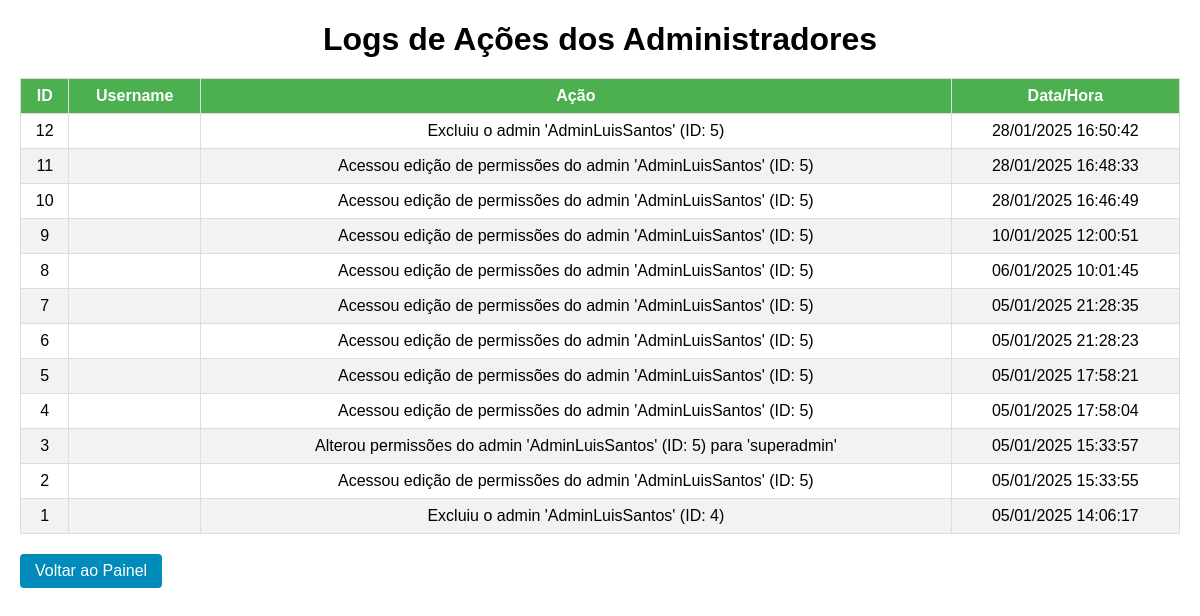
Page /jornal/Weadmin/logs.php (signed in) on the committed database.
### tables this page shows
CREATE TABLE `admin_logs` (
  `id` int(11) NOT NULL,
  `admin_id` int(11) DEFAULT NULL,
  `action` varchar(255) DEFAULT NULL,
  `timestamp` timestamp NOT NULL DEFAULT current_timestamp(),
  `admin_username` varchar(255) DEFAULT NULL
);

### jornal/Weadmin/logs.php (the view, shortened to what this page needs)
<?php
$conn = new mysqli('localhost', 'root', '', 'school_journal');
$query = "
    SELECT id, admin_username, action, timestamp
    FROM admin_logs
    ORDER BY timestamp DESC
";
$result = $conn->query($query);
?>
<!DOCTYPE html>
<html lang="pt">
<head>
</head>
<body>
    <h1>Logs de Ações dos Administradores</h1>
    <?php if ($result && $result->num_rows > 0): ?>
        <table>
            <thead>
                <tr>
                    <th>ID</th>
                    <th>Username</th>
                    <th>Ação</th>
                    <th>Data/Hora</th>
                </tr>
            </thead>
            <tbody>
                <?php while ($log = $result->fetch_assoc()): ?>
                    <tr>
                        <td><?php echo htmlspecialchars($log['id']); ?></td>
                        <td><?php echo htmlspecialchars($log['admin_username']); ?></td>
                        <td><?php echo htmlspecialchars($log['action']); ?></td>
                        <td><?php echo date('d/m/Y H:i:s', strtotime($log['timestamp'])); ?></td>
                    </tr>
                <?php endwhile; ?>
            </tbody>
        </table>
    <?php else: ?>
        <p>Nenhum registro de log encontrado.</p>
    <?php endif; ?>
    <a href="admin_dashboard.php" class="back-btn">Voltar ao Painel</a>
</body>
</html>

### jornal/Weadmin/logs.php (style rules this page uses)
body { font-family: Arial, sans-serif; margin: 20px; }
h1 { text-align: center; margin-bottom: 20px; }
table { width: 100%; border-collapse: collapse; margin-top: 20px; }
table th, table td { border: 1px solid #ddd; text-align: center; padding: 8px; }
table th { background-color: #4CAF50; color: white; }
table tr:nth-child(even) { background-color: #f2f2f2; }
.back-btn { margin-top: 20px; display: inline-block; text-decoration: none; background: #008CBA; color: white; padding: 8px 15px; border-radius: 4px; }

### rows in the picture
admin_logs: id "12", action "Excluiu o admin 'AdminLuisSantos' (ID: 5)", timestamp "28/01/2025 16:50:42"
admin_logs: id "11", action "Acessou edição de permissões do admin 'AdminLuisSantos' (ID: 5)", timestamp "28/01/2025 16:48:33"
admin_logs: id "10", action "Acessou edição de permissões do admin 'AdminLuisSantos' (ID: 5)", timestamp "28/01/2025 16:46:49"
admin_logs: id "9", action "Acessou edição de permissões do admin 'AdminLuisSantos' (ID: 5)", timestamp "10/01/2025 12:00:51"
admin_logs: id "8", action "Acessou edição de permissões do admin 'AdminLuisSantos' (ID: 5)", timestamp "06/01/2025 10:01:45"
admin_logs: id "7", action "Acessou edição de permissões do admin 'AdminLuisSantos' (ID: 5)", timestamp "05/01/2025 21:28:35"
admin_logs: id "6", action "Acessou edição de permissões do admin 'AdminLuisSantos' (ID: 5)", timestamp "05/01/2025 21:28:23"
admin_logs: id "5", action "Acessou edição de permissões do admin 'AdminLuisSantos' (ID: 5)", timestamp "05/01/2025 17:58:21"
admin_logs: id "4", action "Acessou edição de permissões do admin 'AdminLuisSantos' (ID: 5)", timestamp "05/01/2025 17:58:04"
admin_logs: id "3", action "Alterou permissões do admin 'AdminLuisSantos' (ID: 5) para 'superadmin'", timestamp "05/01/2025 15:33:57"
admin_logs: id "2", action "Acessou edição de permissões do admin 'AdminLuisSantos' (ID: 5)", timestamp "05/01/2025 15:33:55"
admin_logs: id "1", action "Excluiu o admin 'AdminLuisSantos' (ID: 4)", timestamp "05/01/2025 14:06:17"
